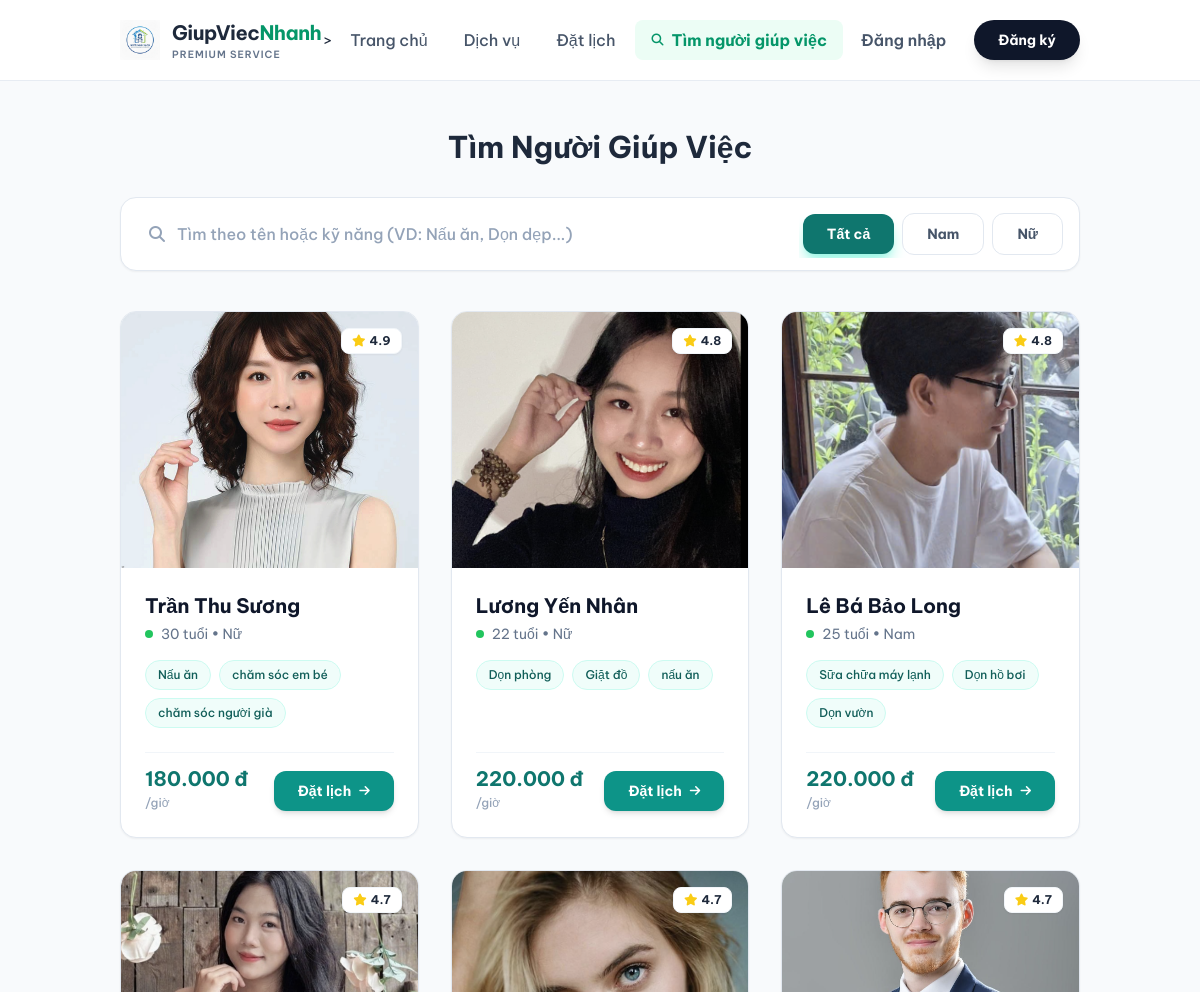
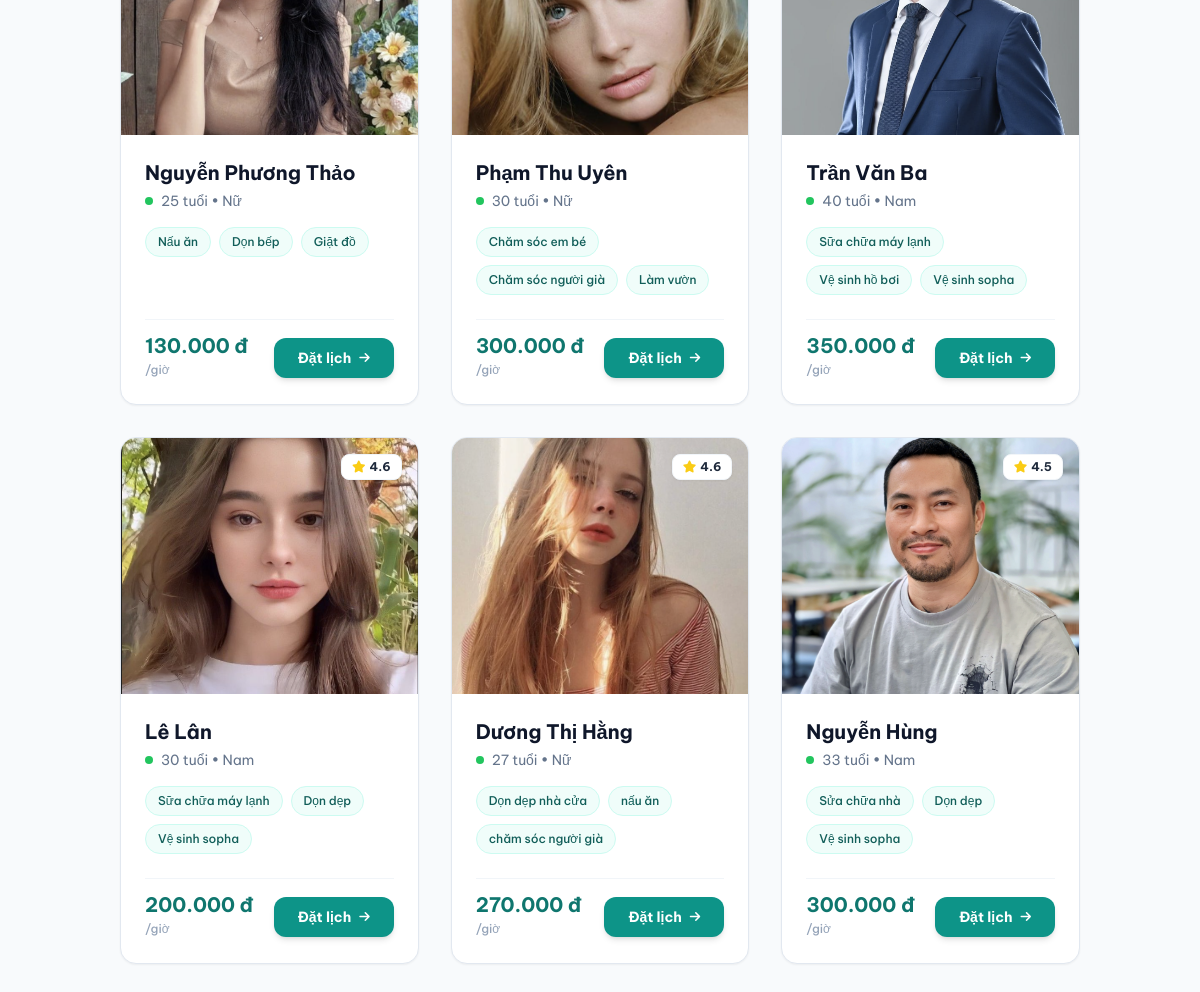
Page /index.php?page=staff on the committed database (2 pictures, top to bottom).
### tables this page shows
CREATE TABLE `staff` (
  `id` int(11) NOT NULL,
  `name` varchar(100) NOT NULL,
  `gender` enum('Nam','Nữ') NOT NULL,
  `age` int(11) NOT NULL,
  `rating` decimal(2,1) DEFAULT 5.0,
  `service_names` text DEFAULT NULL,
  `price` decimal(10,2) NOT NULL,
  `image` varchar(255) DEFAULT 'default.jpg',
  `is_available` tinyint(1) DEFAULT 1,
  `created_at` timestamp NOT NULL DEFAULT current_timestamp()
);

### app/controllers/StaffController.php (called while the page is built)
<?php
require_once ROOT . '/app/models/Staff.php';
class StaffController {
    public function list() {
        try {
            $database = new Database();
            $db = $database->getConnection();
            $staffModel = new Staff($db);
            $search = isset($_GET['search']) ? trim($_GET['search']) : '';
            $gender = isset($_GET['gender']) ? trim($_GET['gender']) : '';
            $staffList = $staffModel->search($search, $gender);
            require_once ROOT . '/views/layouts/header.php';
            require_once ROOT . '/views/staff/list.php';
            require_once ROOT . '/views/layouts/footer.php';
        } catch (Exception $e) {
            error_log("Error in StaffController::list: " . $e->getMessage());
            echo "Đang xảy ra lỗi hệ thống tìm kiếm. Vui lòng thử lại sau.";
        }
    }
}
?>

### app/helpers/auth.php (called while the page is built, shortened)
<?php
function isLoggedIn(): bool {
    return isset($_SESSION['user']) && !empty($_SESSION['user']);
}
?>

### app/models/Staff.php (called while the page is built, shortened)
<?php
class Staff {
    private PDO $conn;
    private string $table_name = "staff";
    public function __construct(PDO $db) {
        $this->conn = $db;
    }
    public function search(string $keyword = '', string $gender = ''): array {
        $query = "SELECT s.* FROM " . $this->table_name . " s";
        $where = ["s.is_available = 1"];
        $params = [];
        if (!empty($where)) {
            $query .= " WHERE " . implode(" AND ", $where);
        }
        $query .= " ORDER BY s.rating DESC, s.price ASC";
        try {
            $stmt = $this->conn->prepare($query);
            $stmt->execute($params);
            return $stmt->fetchAll(PDO::FETCH_ASSOC);
        } catch (PDOException $e) {
            error_log("Database Error (Staff::search): " . $e->getMessage());
            return [];
        }
    }
}

### views/staff/list.php (the view, shortened to what this page needs)
<?php
if (!function_exists('h')) {
    function h($str) {
        return htmlspecialchars((string)$str, ENT_QUOTES, 'UTF-8');
    }
}
?>
<div class="bg-slate-50 min-h-screen py-12">
    <div class="container mx-auto px-4 lg:px-8">
        <h1 class="text-3xl font-bold text-center text-slate-800 mb-8 font-sans">Tìm Người Giúp Việc</h1>
        <form action="index.php" method="GET" class="max-w-5xl mx-auto bg-white p-3 rounded-2xl shadow-sm border border-slate-200 flex flex-col md:flex-row gap-3 mb-10">
            <div class="flex-1 relative">
                <div class="absolute inset-y-0 left-0 pl-4 flex items-center pointer-events-none">
                    <i class="fa-solid fa-magnifying-glass text-slate-400"></i>
                </div>
                <input type="text" name="search" value="<?php echo h($search ?? ''); ?>"
                       class="w-full pl-11 pr-4 py-3 rounded-xl bg-transparent focus:outline-none text-slate-700 placeholder-slate-400 font-medium"
                       placeholder="Tìm theo tên hoặc kỹ năng (VD: Nấu ăn, Dọn dẹp...)">
            </div>
            <div class="flex items-center gap-2 overflow-x-auto no-scrollbar px-1">
                <?php
                    $currGender = $gender ?? '';
                    $btnBase = "px-6 py-2.5 rounded-xl text-sm font-bold transition whitespace-nowrap focus:outline-none focus:ring-2 focus:ring-teal-500 focus:ring-offset-1";
                    $btnActive = "bg-teal-700 text-white shadow-lg shadow-teal-200";
                    $btnInactive = "bg-white text-slate-600 border border-slate-200 hover:bg-slate-50 hover:border-slate-300";
                ?>
                <button type="submit" name="gender" value="" class="<?php echo $btnBase . ' ' . ($currGender == '' ? $btnActive : $btnInactive); ?>">
                    Tất cả
                </button>
                <button type="submit" name="gender" value="Nam" class="<?php echo $btnBase . ' ' . ($currGender == 'Nam' ? $btnActive : $btnInactive); ?>">
                    Nam
                </button>
                <button type="submit" name="gender" value="Nữ" class="<?php echo $btnBase . ' ' . ($currGender == 'Nữ' ? $btnActive : $btnInactive); ?>">
                    Nữ
                </button>
            </div>
        </form>
        <div class="grid grid-cols-1 md:grid-cols-2 lg:grid-cols-3 gap-8 max-w-6xl mx-auto">
            <?php if (!empty($staffList)): ?>
                <?php foreach ($staffList as $staff):
                    $skills = !empty($staff['service_names']) ? explode(',', $staff['service_names']) : [];
                    $isFemale = (trim($staff['gender']) === 'Nữ');
                    $genderPath = $isFemale ? 'women' : 'men';
                    $randId = ($staff['id'] * 7) % 70;
                    $onlineAvatar = "https://randomuser.me/api/portraits/{$genderPath}/{$randId}.jpg";
                    $localImage = "assets/images/" . h($staff['image']);
                ?>
                    <div class="bg-white rounded-2xl border border-slate-200 shadow-sm hover:shadow-xl transition-all duration-300 overflow-hidden group flex flex-col h-full">
                        <div class="relative h-64 overflow-hidden bg-slate-100">
                            <img src="<?php echo $localImage; ?>"
                                    alt="<?php echo h($staff['name']); ?>"
                                    class="w-full h-full object-cover object-center transform group-hover:scale-105 transition duration-700"
                                    onerror="this.onerror=null; this.src='<?php echo $onlineAvatar; ?>';">
                            <div class="absolute top-4 right-4 bg-white px-2.5 py-1 rounded-lg shadow-sm flex items-center gap-1 text-xs font-bold text-slate-800 border border-slate-100">
                                <i class="fa-solid fa-star text-yellow-400"></i>
                                <span><?php echo $staff['rating']; ?></span>
                            </div>
                        </div>
                        <div class="p-6 flex flex-col flex-grow">
                            <div class="mb-4">
                                <h3 class="text-xl font-bold text-slate-900 mb-1 group-hover:text-teal-700 transition">
                                    <?php echo h($staff['name']); ?>
                                </h3>
                                <p class="text-slate-500 text-sm flex items-center gap-2">
                                    <span class="inline-block w-2 h-2 rounded-full bg-green-500"></span>
                                    <?php echo $staff['age']; ?> tuổi • <?php echo $staff['gender']; ?>
                                </p>
                            </div>
                            <div class="flex flex-wrap gap-2 mb-6">
                                <?php foreach ($skills as $skill): ?>
                                    <span class="px-3 py-1.5 rounded-full bg-teal-50 text-teal-800 text-xs font-medium border border-teal-100 hover:bg-teal-100 transition cursor-default">
                                        <?php echo h(trim($skill)); ?>
                                    </span>
                                <?php endforeach; ?>
                            </div>
                            <div class="mt-auto flex items-center justify-between pt-4 border-t border-slate-100">
                                <div>
                                    <div class="text-teal-700 font-bold text-xl leading-none">
                                        <?php echo number_format((float)$staff['price'], 0, ',', '.'); ?> đ
                                    </div>
                                    <span class="text-xs text-slate-400 font-medium">/giờ</span>
                                </div>
                                <a href="index.php?page=booking&staff_id=<?php echo $staff['id']; ?>"
                                    class="bg-teal-600 hover:bg-teal-700 text-white px-6 py-2.5 rounded-xl font-bold text-sm transition shadow-md hover:shadow-lg hover:-translate-y-0.5 transform active:scale-95 flex items-center">
                                    Đặt lịch <i class="fa-solid fa-arrow-right ml-2 text-xs"></i>
                                </a>
                            </div>
                        </div>
                    </div>
                <?php endforeach; ?>
            <?php endif; ?>
        </div>
    </div>
</div>

### public/index.php (shortened to what this page needs)
<?php
$page = isset($_GET['page']) ? $_GET['page'] : 'home';
$valid_routes = [
    'home' => 'HomeController',
    'services' => 'ServiceController',
    'booking' => 'BookingController',
    'login' => 'AuthController',
    'register' => 'AuthController',
    'auth' => 'AuthController',
    'staff' => 'StaffController',
    'admin_dashboard' => 'AuthController'
];
if (array_key_exists($page, $valid_routes)) {
    $controller = new $controllerName();
    switch ($page) {
        case 'staff':
            if (method_exists($controller, 'list')) {
                $controller->list();
            } else {
                echo "Lỗi: Method list() chưa được định nghĩa trong StaffController.";
            }
            break;
    }
} else {
    $controller = new HomeController();
    $controller->index();
}
?>

### views/layouts/header.php (shortened to what this page needs)
<?php
$currentPage = $_GET['page'] ?? 'home';
$isLoggedIn = function_exists('isLoggedIn') && isLoggedIn();
$currentUser = $isLoggedIn ? currentUser() : null;
$userName = !empty($currentUser['name']) ? htmlspecialchars($currentUser['name']) : 'Thành viên';
$isAdmin = $isLoggedIn && isset($currentUser['role']) && $currentUser['role'] === 'admin';
$adminLink = "/GiupViecNhanh/admin/index.php";
function isActive($page, $currentPage) {
    return $page === $currentPage ? 'text-brand-600 bg-brand-50' : '';
}
?>
<!DOCTYPE html>
<html lang="vi">
<head>
    <script src="https://cdn.tailwindcss.com"></script>
    <link href="https://cdnjs.cloudflare.com/ajax/libs/font-awesome/6.4.0/css/all.min.css" rel="stylesheet">
    <link rel="stylesheet" href="assets/css/style.css">
</head>
<body class="bg-slate-50 text-slate-800 flex flex-col min-h-screen">
    <nav class="glass-effect sticky top-0 z-50 transition-all duration-300">
        <div class="container mx-auto px-4 lg:px-8">
            <div class="flex justify-between items-center h-20">
                <a href="index.php?page=home" class="flex items-center cursor-pointer group">
                    <div class="w-10 h-10 mr-3 flex-shrink-0">
                        <img src="assets/images/logo.png" alt="Logo GiupViecNhanh" class="w-full h-full object-contain">
                    </div>
                    <div>
                        <span class="text-xl font-bold text-slate-800 tracking-tight">GiupViec<span class="text-brand-600">Nhanh</span></span>
                        <p class="text-[10px] text-slate-500 uppercase tracking-widest font-semibold">Premium Service</p>
                    </div>
                </a>
>
                <div class="hidden md:flex items-center space-x-1">
                    <a href="index.php?page=home" class="px-4 py-2 text-slate-600 hover:text-brand-600 font-medium rounded-lg hover:bg-brand-50 transition <?php echo isActive('home', $currentPage); ?>">Trang chủ</a>
                    <a href="index.php?page=services" class="px-4 py-2 text-slate-600 hover:text-brand-600 font-medium rounded-lg hover:bg-brand-50 transition <?php echo isActive('services', $currentPage); ?>">Dịch vụ</a>
                    <a href="index.php?page=booking" class="px-4 py-2 text-slate-600 hover:text-brand-600 font-medium rounded-lg hover:bg-brand-50 transition <?php echo isActive('booking', $currentPage); ?>">Đặt lịch</a>
                    <a href="index.php?page=staff" class="px-4 py-2 rounded-lg transition flex items-center <?php echo isActive('staff', $currentPage); ?>"><i class="fa-solid fa-magnifying-glass mr-2 text-xs"></i> Tìm người giúp việc</a>
                </div>
                <div class="hidden md:flex items-center space-x-3">
                    <?php if ($isLoggedIn): ?>
                        <div class="flex items-center gap-4">
                            <div class="text-right hidden lg:block leading-tight">
                                <p class="text-[10px] text-slate-500 font-bold uppercase tracking-wider">Xin chào</p>
                                <p class="text-sm font-bold text-brand-700 truncate max-w-[150px]">
                                    <?php echo $userName; ?>
                                </p>
                            </div>
                            <?php if($isAdmin): ?>
                                <a href="<?php echo $adminLink; ?>" class="bg-slate-800 text-white px-3 py-2 rounded-lg text-xs font-bold hover:bg-slate-700 transition shadow-lg shadow-slate-300">
                                    <i class="fa-solid fa-shield-halved mr-1"></i> Admin
                                </a>
                            <?php endif; ?>
                            <a href="index.php?page=auth&action=logout" class="w-10 h-10 rounded-full bg-slate-100 flex items-center justify-center text-slate-500 hover:bg-red-50 hover:text-red-500 transition" title="Đăng xuất">
                                <i class="fa-solid fa-arrow-right-from-bracket"></i>
                            </a>
                        </div>
                    <?php else: ?>
                        <a href="index.php?page=login" class="text-slate-600 hover:text-brand-700 font-semibold px-4 py-2 transition <?php echo isActive('login', $currentPage); ?>">Đăng nhập</a>
                        <a href="index.php?page=register" class="bg-slate-900 text-white px-6 py-2.5 rounded-full hover:bg-slate-800 transition shadow-lg text-sm font-bold flex items-center">
                            Đăng ký
                        </a>
                    <?php endif; ?>
                </div>
            </div>
        </div>
    </nav>
    <main id="app-content" class="flex-grow fade-in">

### views/layouts/footer.php (shortened to what this page needs)
</main>
</body>
</html>

### public/assets/css/style.css (style rules this page uses)
:root { --font-primary: 'Be Vietnam Pro', sans-serif; --color-bg: #f8fafc; --color-text: #1e293b; --color-brand: #10b981; --color-scroll-track: #f1f5f9; --color-scroll-thumb: #cbd5e1; --color-scroll-thumb-hover: #94a3b8; --glass-bg: rgba(255, 255, 255, 0.92); --glass-border: 1px solid rgba(226, 232, 240, 0.6); --glass-blur: blur(12px); --shadow-soft: 0 4px 6px -1px rgba(0, 0, 0, 0.05), 0 2px 4px -1px rgba(0, 0, 0, 0.03); }
*, *::before, *::after { box-sizing: border-box; }
html { scroll-behavior: smooth; }
body { font-family: var(--font-primary); background-color: var(--color-bg); color: var(--color-text); -webkit-font-smoothing: antialiased; -moz-osx-font-smoothing: grayscale; overflow-x: hidden; }
.glass-effect { background: var(--glass-bg); backdrop-filter: var(--glass-blur); -webkit-backdrop-filter: var(--glass-blur); border-bottom: var(--glass-border); transition: all 0.3s ease; }
.fade-in { animation: fadeIn 0.5s cubic-bezier(0.4, 0, 0.2, 1) forwards; will-change: opacity; }
.no-scrollbar { -ms-overflow-style: none; scrollbar-width: none; }

### views/layouts/header.php (style rules this page uses)
body { font-family: 'Be Vietnam Pro', sans-serif; }
.glass-effect { background: rgba(255, 255, 255, 0.95); backdrop-filter: blur(10px); border-bottom: 1px solid rgba(226, 232, 240, 0.8); }

### rows in the picture
staff: image (picture), rating "4.9", name "Trần Thu Sương", age "30", gender "Nữ", service_names "Nấu ăn", service_names "chăm sóc em bé", service_names "chăm sóc người già", price "180.000"
staff: image (picture), rating "4.8", name "Lương Yến Nhân", age "22", gender "Nữ", service_names "Dọn phòng", service_names "Giặt đồ", service_names "nấu ăn", price "220.000"
staff: image (picture), rating "4.8", name "Lê Bá Bảo Long", age "25", gender "Nam", service_names "Sữa chữa máy lạnh", service_names "Dọn hồ bơi", service_names "Dọn vườn", price "220.000"
staff: image (picture), rating "4.7", name "Nguyễn Phương Thảo", age "25", gender "Nữ", service_names "Nấu ăn", service_names "Dọn bếp", service_names "Giặt đồ", price "130.000"
staff: image (picture), rating "4.7", name "Phạm Thu Uyên", age "30", gender "Nữ", service_names "Chăm sóc em bé", service_names "Chăm sóc người già", service_names "Làm vườn", price "300.000"
staff: image (picture), rating "4.7", name "Trần Văn Ba", age "40", gender "Nam", service_names "Sữa chữa máy lạnh", service_names "Vệ sinh hồ bơi", service_names "Vệ sinh sopha", price "350.000"
staff: image (picture), rating "4.6", name "Lê Lân", age "30", gender "Nam", service_names "Sữa chữa máy lạnh", service_names "Dọn dẹp", service_names "Vệ sinh sopha", price "200.000"
staff: image (picture), rating "4.6", name "Dương Thị Hằng", age "27", gender "Nữ", service_names "Dọn dẹp nhà cửa", service_names "nấu ăn", service_names "chăm sóc người già", price "270.000"
staff: image (picture), rating "4.5", name "Nguyễn Hùng", age "33", gender "Nam", service_names "Sửa chữa nhà", service_names "Dọn dẹp", service_names "Vệ sinh sopha", price "300.000"
